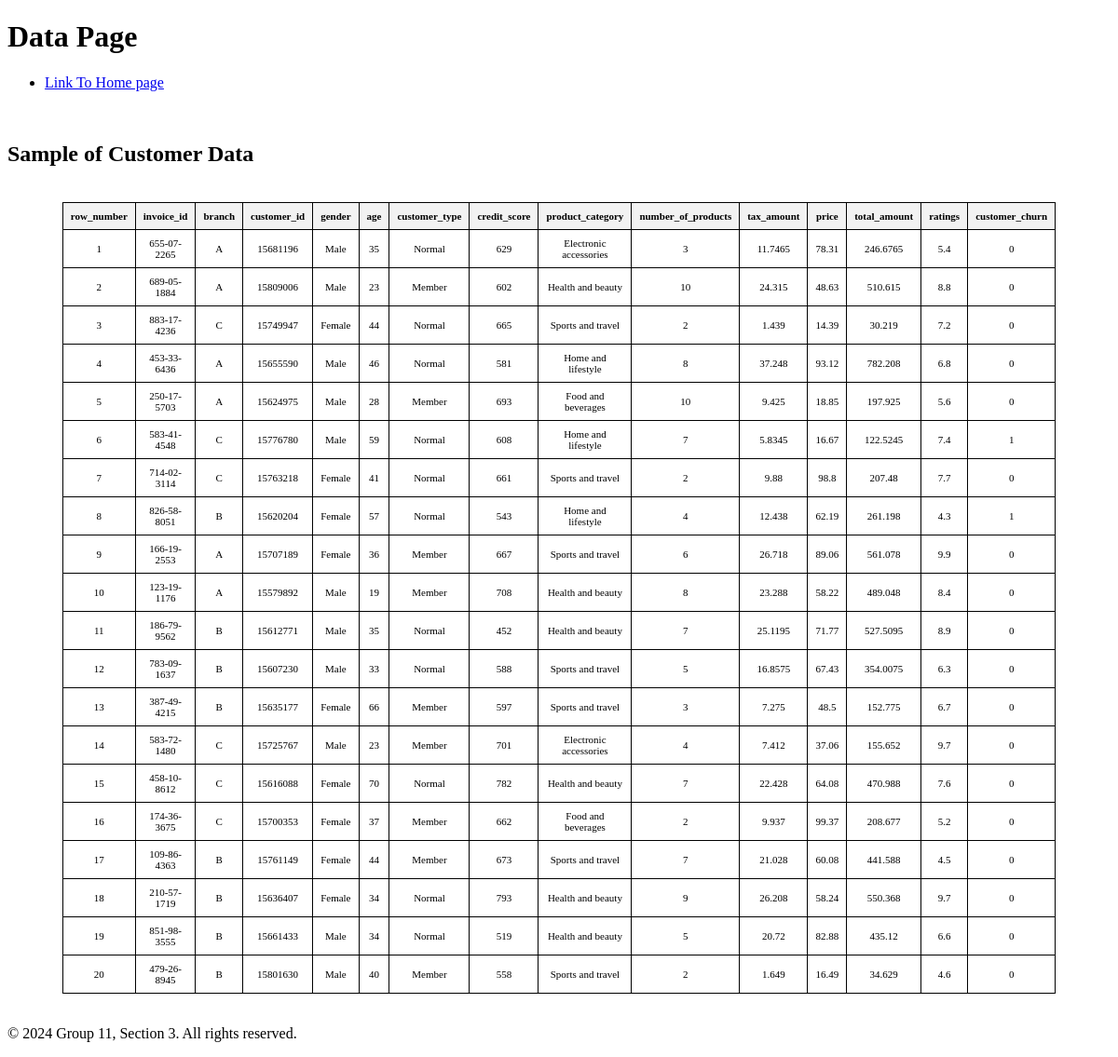
Page /data on the committed database.
### tables this page shows
CREATE TABLE "customer_data" (
"row_number" INTEGER,
  "invoice_id" TEXT,
  "branch" TEXT,
  "customer_id" INTEGER,
  "gender" TEXT,
  "age" INTEGER,
  "customer_type" TEXT,
  "credit_score" INTEGER,
  "product_category" TEXT,
  "number_of_products" INTEGER,
  "tax_amount" REAL,
  "price" REAL,
  "total_amount" REAL,
  "ratings" REAL,
  "customer_churn" INTEGER
);

### website/app.py (the view)
@app.route("/data")
def data():
    con = sqlite3.connect(db_path)
    cursor = con.cursor()
    students = cursor.execute("SELECT * FROM customer_data limit 20").fetchall()
    con.close()
    columns = ['row_number', 'invoice_id', 'branch', 'customer_id', 'gender', 'age',
       'customer_type', 'credit_score', 'product_category',
       'number_of_products', 'tax_amount', 'price', 'total_amount', 'ratings',
       'customer_churn']
    return render_template("data_table.html", columns=columns, students=students)

### website/templates/data_table.html (shortened to what this page needs)
<!DOCTYPE html>
<html>
    <head>
    </head>
    <body>
        <h1>Data Page</h1>
        <ul>
            <li><a href="{{ url_for('index') }}">Link To Home page</a></li>
        </ul>
        <br />
        <h2>Sample of Customer Data</h2>
        <br />
        <table>
            <thead>
                <tr>
                    {% for column in columns %}
                    <th>{{ column }}</th>
                    {% endfor %}
                </tr>
            </thead>
            <tbody>
                {% for row in students %}
                <tr>
                    <td>{{ row[0] }}</td>
                    <td>{{ row[1] }}</td>
                    <td>{{ row[2] }}</td>
                    <td>{{ row[3] }}</td>
                    <td>{{ row[4] }}</td>
                    <td>{{ row[5] }}</td>
                    <td>{{ row[6] }}</td>
                    <td>{{ row[7] }}</td>
                    <td>{{ row[8] }}</td>
                    <td>{{ row[9] }}</td>
                    <td>{{ row[10] }}</td>
                    <td>{{ row[11] }}</td>
                    <td>{{ row[12] }}</td>
                    <td>{{ row[13] }}</td>
                    <td>{{ row[14] }}</td>
                </tr>
                {% endfor %}
            </tbody>
        </table>
        <br />
        <footer>
            <p>&copy; 2024 Group 11, Section 3. All rights reserved.</p>
        </footer>
    </body>
</html>

### website/templates/data_table.html (style rules this page uses)
table { width: 90%; margin: auto; border-collapse: collapse; font-size: 11px; }
th, td { border: 1px solid black; padding: 8px; text-align: center; }
th { background-color: #f2f2f2; }

### rows in the picture
customer_data: row_number "1", invoice "655-07-2265", branch "A", customer "15681196", gender "Male", age "35", customer_type "Normal", credit_score "629", product_category "Electronic accessories", number_of_products "3", tax_amount "11.7465", price "78.31", total_amount "246.6765", ratings "5.4", customer_churn "0"
customer_data: row_number "2", invoice "689-05-1884", branch "A", customer "15809006", gender "Male", age "23", customer_type "Member", credit_score "602", product_category "Health and beauty", number_of_products "10", tax_amount "24.315", price "48.63", total_amount "510.615", ratings "8.8", customer_churn "0"
customer_data: row_number "3", invoice "883-17-4236", branch "C", customer "15749947", gender "Female", age "44", customer_type "Normal", credit_score "665", product_category "Sports and travel", number_of_products "2", tax_amount "1.439", price "14.39", total_amount "30.219", ratings "7.2", customer_churn "0"
customer_data: row_number "4", invoice "453-33-6436", branch "A", customer "15655590", gender "Male", age "46", customer_type "Normal", credit_score "581", product_category "Home and lifestyle", number_of_products "8", tax_amount "37.248", price "93.12", total_amount "782.208", ratings "6.8", customer_churn "0"
customer_data: row_number "5", invoice "250-17-5703", branch "A", customer "15624975", gender "Male", age "28", customer_type "Member", credit_score "693", product_category "Food and beverages", number_of_products "10", tax_amount "9.425", price "18.85", total_amount "197.925", ratings "5.6", customer_churn "0"
customer_data: row_number "6", invoice "583-41-4548", branch "C", customer "15776780", gender "Male", age "59", customer_type "Normal", credit_score "608", product_category "Home and lifestyle", number_of_products "7", tax_amount "5.8345", price "16.67", total_amount "122.5245", ratings "7.4", customer_churn "1"
customer_data: row_number "7", invoice "714-02-3114", branch "C", customer "15763218", gender "Female", age "41", customer_type "Normal", credit_score "661", product_category "Sports and travel", number_of_products "2", tax_amount "9.88", price "98.8", total_amount "207.48", ratings "7.7", customer_churn "0"
customer_data: row_number "8", invoice "826-58-8051", branch "B", customer "15620204", gender "Female", age "57", customer_type "Normal", credit_score "543", product_category "Home and lifestyle", number_of_products "4", tax_amount "12.438", price "62.19", total_amount "261.198", ratings "4.3", customer_churn "1"
customer_data: row_number "9", invoice "166-19-2553", branch "A", customer "15707189", gender "Female", age "36", customer_type "Member", credit_score "667", product_category "Sports and travel", number_of_products "6", tax_amount "26.718", price "89.06", total_amount "561.078", ratings "9.9", customer_churn "0"
customer_data: row_number "10", invoice "123-19-1176", branch "A", customer "15579892", gender "Male", age "19", customer_type "Member", credit_score "708", product_category "Health and beauty", number_of_products "8", tax_amount "23.288", price "58.22", total_amount "489.048", ratings "8.4", customer_churn "0"
customer_data: row_number "11", invoice "186-79-9562", branch "B", customer "15612771", gender "Male", age "35", customer_type "Normal", credit_score "452", product_category "Health and beauty", number_of_products "7", tax_amount "25.1195", price "71.77", total_amount "527.5095", ratings "8.9", customer_churn "0"
customer_data: row_number "12", invoice "783-09-1637", branch "B", customer "15607230", gender "Male", age "33", customer_type "Normal", credit_score "588", product_category "Sports and travel", number_of_products "5", tax_amount "16.8575", price "67.43", total_amount "354.0075", ratings "6.3", customer_churn "0"
customer_data: row_number "13", invoice "387-49-4215", branch "B", customer "15635177", gender "Female", age "66", customer_type "Member", credit_score "597", product_category "Sports and travel", number_of_products "3", tax_amount "7.275", price "48.5", total_amount "152.775", ratings "6.7", customer_churn "0"
customer_data: row_number "14", invoice "583-72-1480", branch "C", customer "15725767", gender "Male", age "23", customer_type "Member", credit_score "701", product_category "Electronic accessories", number_of_products "4", tax_amount "7.412", price "37.06", total_amount "155.652", ratings "9.7", customer_churn "0"
customer_data: row_number "15", invoice "458-10-8612", branch "C", customer "15616088", gender "Female", age "70", customer_type "Normal", credit_score "782", product_category "Health and beauty", number_of_products "7", tax_amount "22.428", price "64.08", total_amount "470.988", ratings "7.6", customer_churn "0"
customer_data: row_number "16", invoice "174-36-3675", branch "C", customer "15700353", gender "Female", age "37", customer_type "Member", credit_score "662", product_category "Food and beverages", number_of_products "2", tax_amount "9.937", price "99.37", total_amount "208.677", ratings "5.2", customer_churn "0"
customer_data: row_number "17", invoice "109-86-4363", branch "B", customer "15761149", gender "Female", age "44", customer_type "Member", credit_score "673", product_category "Sports and travel", number_of_products "7", tax_amount "21.028", price "60.08", total_amount "441.588", ratings "4.5", customer_churn "0"
customer_data: row_number "18", invoice "210-57-1719", branch "B", customer "15636407", gender "Female", age "34", customer_type "Normal", credit_score "793", product_category "Health and beauty", number_of_products "9", tax_amount "26.208", price "58.24", total_amount "550.368", ratings "9.7", customer_churn "0"
customer_data: row_number "19", invoice "851-98-3555", branch "B", customer "15661433", gender "Male", age "34", customer_type "Normal", credit_score "519", product_category "Health and beauty", number_of_products "5", tax_amount "20.72", price "82.88", total_amount "435.12", ratings "6.6", customer_churn "0"
customer_data: row_number "20", invoice "479-26-8945", branch "B", customer "15801630", gender "Male", age "40", customer_type "Member", credit_score "558", product_category "Sports and travel", number_of_products "2", tax_amount "1.649", price "16.49", total_amount "34.629", ratings "4.6", customer_churn "0"

### other values in the picture
{{ column }} "row_number" "invoice_id" "branch" "customer_id" "gender" "age" "customer_type" "credit_score" "product_category" "number_of_products" "tax_amount" "price" "total_amount" "ratings" "customer_churn"
